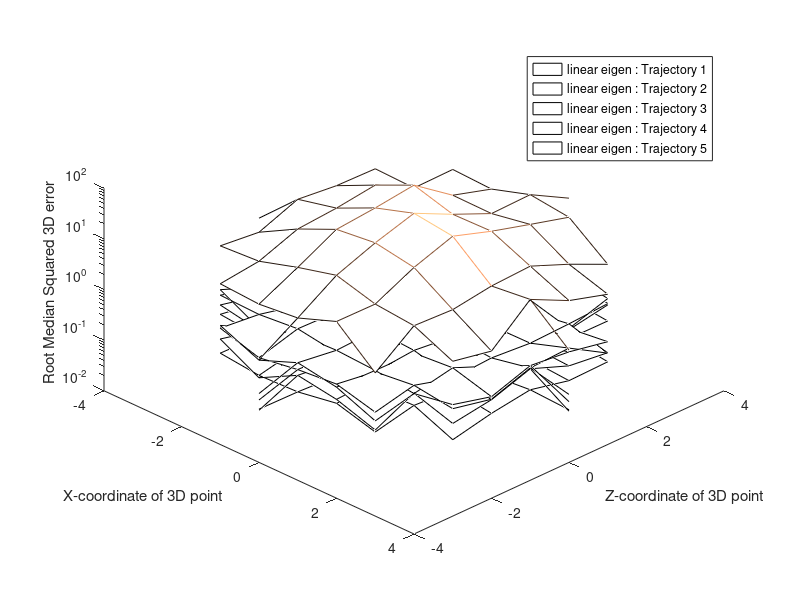
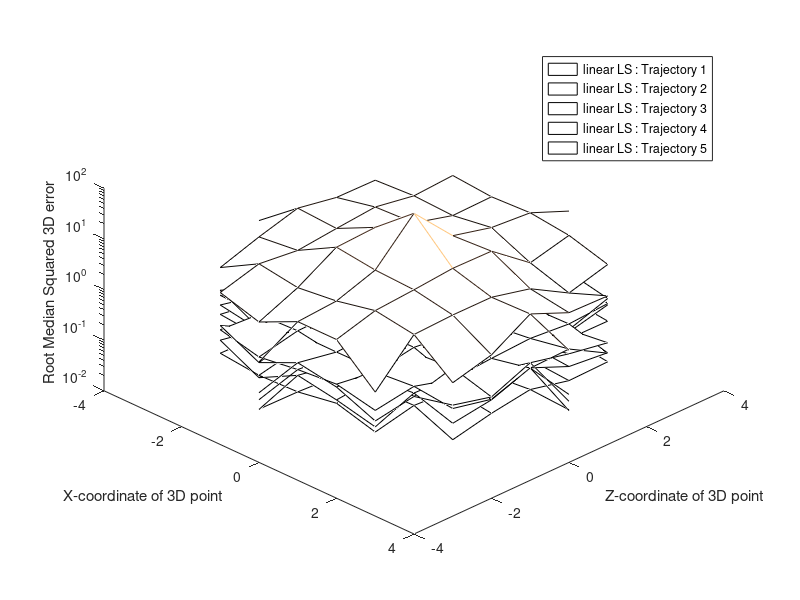
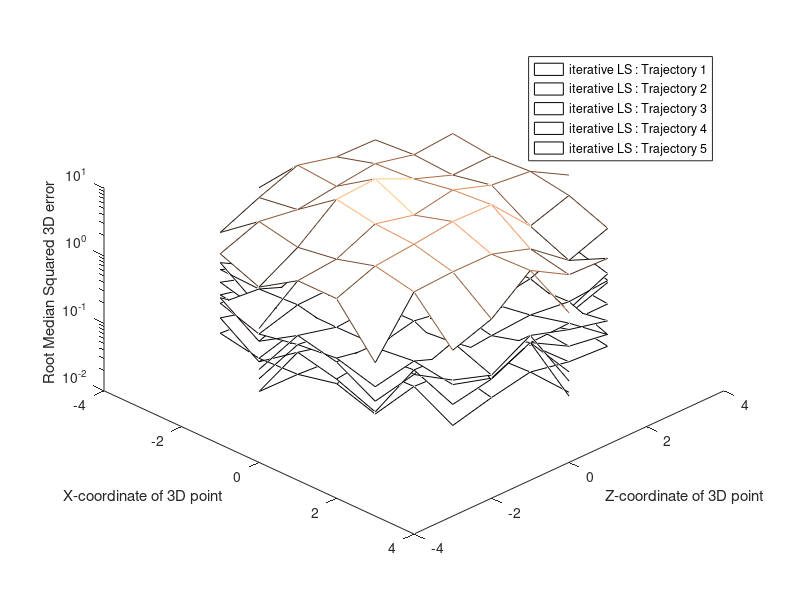
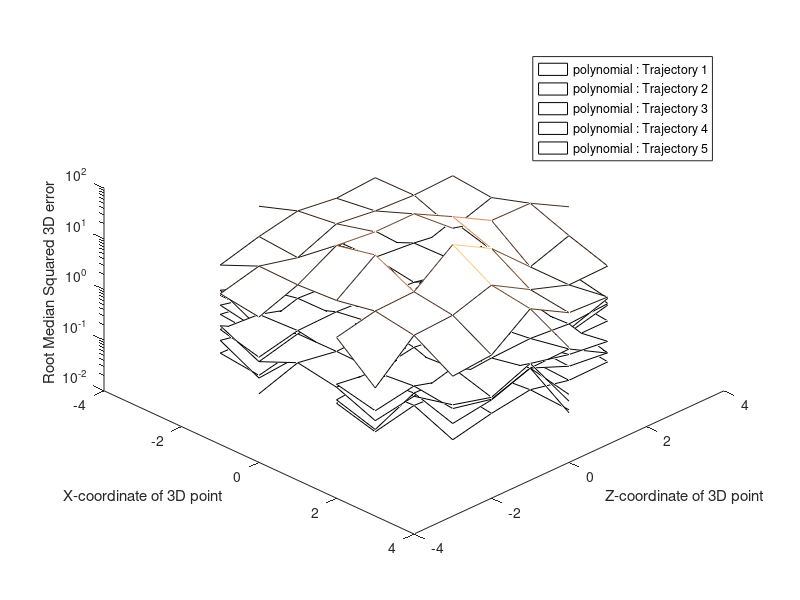

Source code (MATLAB) for these figures, in order:
%%
% Test 1
%%

load test_1and2
triangl_methods = cellstr(triangl_methods);
num_traj = length(trajectories);
num_triangl_methods = length(triangl_methods);
num_points = length(points_3D);

l = cell(0);    % legend
t = cell(0);;    % title
for i = 1 : num_traj
    for j = 1 : num_triangl_methods
        l{j, i} = [strrep(strrep(triangl_methods{j}, '_', ' '), 'triangulation', ''), ': ', 'Trajectory ', num2str(i)];
    end
    t{i} = ['Trajectory ', num2str(i), ': ', trajectories{i}.traj_descr];
end

% Plot RMS vs X- and Y- coordinate

mesh_coord_max = max(max(points_3D(:, 1:3)));
mesh_coords = (-mesh_coord_max : mesh_coord_max)';
mesh_values = NaN * ones(2*mesh_coord_max + 1);    % create mesh with initially invalid values
idxs = int64(points_3D(:, 1:3)) + mesh_coord_max + 1;

for j = 1 : num_triangl_methods
    figure(1)
    clf
    colormap copper

    hold on
    for i = 1 : num_traj
        for k = 1:size(idxs, 1)
            mesh_values(idxs(k, 1), idxs(k, 2)) = p_err3D_median_summary(i, j, k);
        end
        mesh(mesh_coords, mesh_coords, mesh_values)
    end
    hold off

    view(45, 45)
    set(gca, 'zscale', 'log')
    set(gca, 'ZMinorTick', 'on')
    xlabel('X-coordinate of 3D point')
    ylabel('Z-coordinate of 3D point')
    zlabel('Root Median Squared 3D error')
    legend(l(j, :))

    saveas(gcf, ['figures/test1_', triangl_methods{j}, '_3Dplot.pdf'])
end

% Plot error ellipsoids for (almost) each point of Iterative LS triangulation

mean = zeros(3, 1);
covar = zeros(3, 3);

j = find(strcmp(triangl_methods, 'iterative_LS_triangulation'));
if length(j)    % iterative_LS exists
    for i = 1 : num_traj
        
        figure(2)
        clf
        colormap summer

        hold on
        for p = 1 : num_points
            mean(:) = p_err3Dv_mean_summary(i, j, p, :);
            covar(:, :) = p_err3Dv_covar_summary(i, j, p, :, :);
            if (any(isnan(mean)) || any(isinf(mean)) || any(isnan(covar(:))) || any(isinf(covar(:))))
                continue
            end
            
            % plot line from real point to mean of various noise trials of the triangulated point
            p_mid = points_3D(p, 1:3)' + mean;
            plot3([points_3D(p, 1); p_mid(1)], [points_3D(p, 2); p_mid(2)], [points_3D(p, 3); p_mid(3)], 'r-')
            
            [vectors, values] = eig(covar);
            values = diag(values);
            vectors = vectors * diag(sign(values));
            values = sqrt(abs(values));

            [x, y, z] = ellipsoid(0,0,0, values(1),values(2),values(3), 30);

            for k = 1:31
                res = vectors * [x(k, :); y(k, :); z(k, :)];
                x(k, :) = res(1, :);
                y(k, :) = res(2, :);
                z(k, :) = res(3, :);
            end

            x = p_mid(1) + x;
            y = p_mid(2) + y;
            z = p_mid(3) + z;

            % plot covariance of various noise trials of the triangulated point
            h = surfl(x, y, z);
            set(h, 'edgecolor','none')
        end
        hold off

        axis(mesh_coord_max * [-1, 1, -1, 1, -1, 1])
        view(40, 40)
        xlabel('X-coordinate of 3D point')
        ylabel('Y-coordinate of 3D point')
        zlabel('Z-coordinate of 3D point')
        title(['Error ellipsoids of triangulated points for end-pose of trajectory ', num2str(i)])

        saveas(gcf, ['figures/test1_vectors_traj', num2str(i), '_3Dplot.pdf'])
    end
end



%%
% Test 2
%%

triangl_line_styles = {'-', '--', ':', '-.'};
traj_color_styles = {'b', 'g', 'r', 'c', 'm'};

% 3D Plot by visualizing the trajectories

figure(3)
clf

traj_x = zeros(num_poses, num_traj);
traj_z = zeros(num_poses, num_traj);
hold on
for i = 1 : num_traj
    traj_x(:, i) = trajectories{i}.sideways_values;
    traj_z(:, i) = trajectories{i}.towards_values - default_params.cam_pose_offset;
    if strcmp(trajectories{i}.traj_descr, 'From 1st cam, describing circle (while facing the sphere of points) until intersecting with trajectory 3') || ...
            strcmp(trajectories{i}.traj_descr, 'From last pose of trajectory 4, describing circle (while facing the sphere of points) until 90 degrees')
        plot3(traj_x(:, i), traj_z(:, i), min(err3D_median_summary(:)) * ones(size(traj_z(:, i))), 'k-')    % projection on the ground
    end
end
hold off

hold on
for i = 1 : num_traj
    for j = 1 : num_triangl_methods
        plot3(traj_x(:, i), traj_z(:, i), err3D_median_summary(i, :, j), [traj_color_styles{i}, triangl_line_styles{j}])
    end
end
hold off

view(45, 45)
set(gca, 'zscale', 'log')
xlabel('X-coordinate of 2nd camera center')
ylabel('Z-coordinate of 2nd camera center')
zlabel('Root Median Squared 3D error')
legend(['Projection of 4th trajectory on the ground'; 'Projection of 5th trajectory on the ground'; l(:)])
title(strjoin(t, ' \n'))

saveas(gcf, 'figures/test2_err3D_3Dplot.pdf')

% 2D Plot, in function of trajectory progress

figure(4)
clf

progress = linspace(0, 100, num_poses);

hold on
for i = 1 : num_traj
    for j = 1 : num_triangl_methods
        semilogy(progress, err3D_median_summary(i, :, j), [traj_color_styles{i}, triangl_line_styles{j}])
    end
end
hold off

set(gca, 'YMinorTick', 'on')
xlabel('progress of trajectory [%]')
ylabel('Root Median Squared 3D error')
legend(l(:))

saveas(gcf, 'figures/test2_err3D_2Dplot.pdf')

% Robustness Plot of Iterative LS triangulation

j = find(strcmp(triangl_methods, 'iterative_LS_triangulation'));
if length(j)    % iterative_LS exists

    % False positives

    figure(5)
    clf
    
    hold on
    for i = 1 : num_traj
        plot(progress, false_pos_summary(i, :, j), [traj_color_styles{i}, '-']);
    end
    hold off

    set(gca, 'YMinorTick', 'on')
    xlabel('progress of trajectory [%]')
    ylabel('Ratio of amount of false positives')
    legend(l(j, :))
    title(['Robustness (3D error distance threshold = ', num2str(robustness_thresh_max), '), "positive" means properly triangulated'])

    saveas(gcf, 'figures/test2_robustnessFalsePositivesRatio_plot.pdf')

    % False negatives

    figure(6)
    clf
    
    hold on
    for i = 1 : num_traj
        plot(progress, false_neg_summary(i, :, j), [traj_color_styles{i}, '-']);
    end
    hold off

    set(gca, 'YMinorTick', 'on')
    xlabel('progress of trajectory [%]')
    ylabel('Ratio of amount of false negatives')
    legend(l(j, :))
    title(['Robustness (3D error distance threshold = ', num2str(robustness_thresh_min), '), "positive" means properly triangulated'])

    saveas(gcf, 'figures/test2_robustnessFalseNegativesRatio_plot.pdf')
    
end



%%
% Test 3
%%

load test_3
triangl_methods = cellstr(triangl_methods);
noise_type_descr = cellstr(noise_type_descr);
num_noise_types = length(noise_type_descr);
noise_sigma_values = repmat(noise_sigma_values, [1, num_noise_types]);

j = find(strcmp(triangl_methods, 'iterative_LS_triangulation'));
if length(j)    % iterative_LS exists
    
    % Plot of RMS 3D error in function of noise sigma

    for i = 1 : num_traj
        figure(7)
        clf

        plot(noise_sigma_values, squeeze(err3D_median_summary(i, :, :, j))')

        xlabel('camera 2D noise sigma value [px]')
        ylabel('Root Median Squared 3D error')
        legend(noise_type_descr(:))
        title([strrep(triangl_methods{j}, '_', ' '), ' on end-pose of trajectory ', num2str(i)])

        saveas(gcf, ['figures/test3_err3D_traj', num2str(i), '.pdf'])
    end
end
